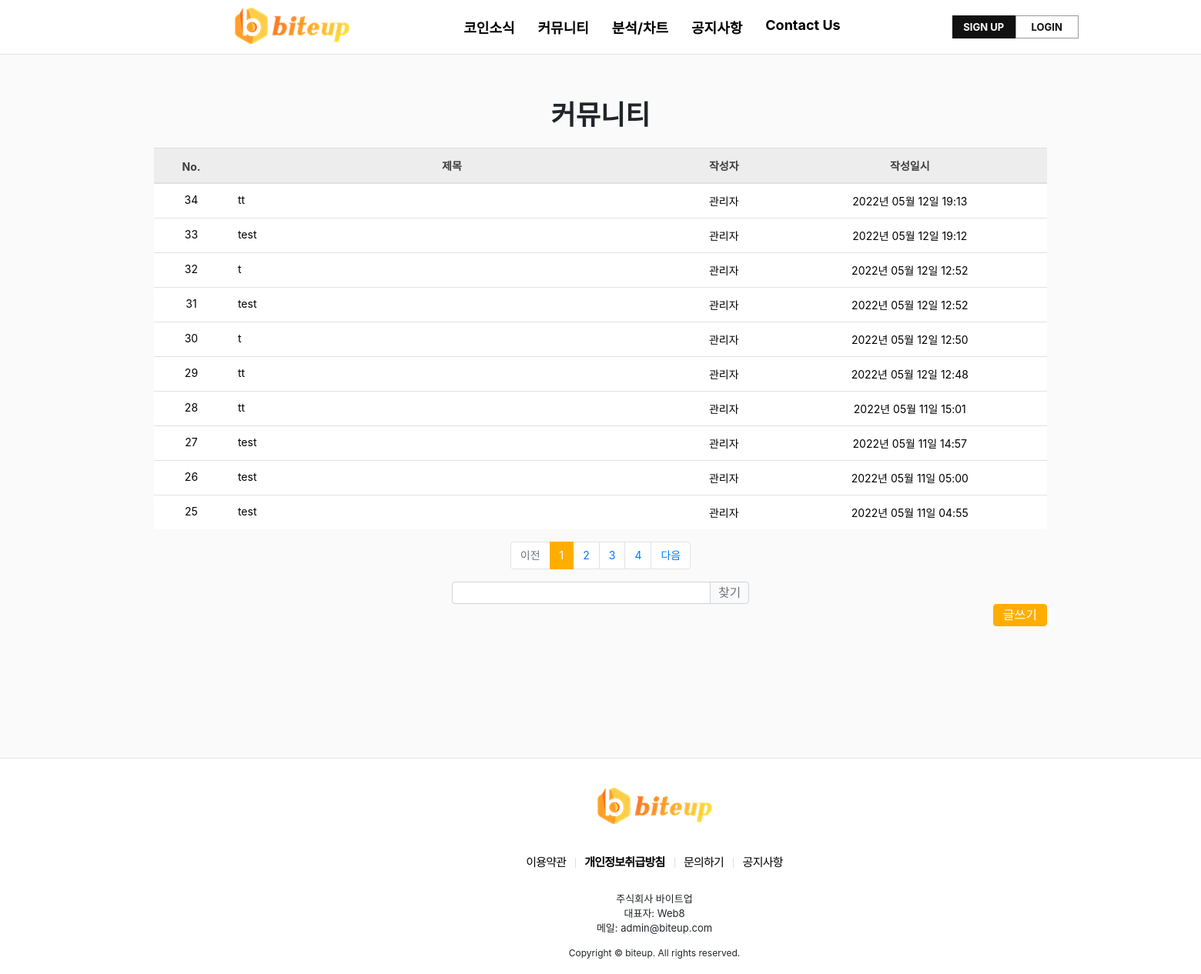
The app's page /community/list, older data.
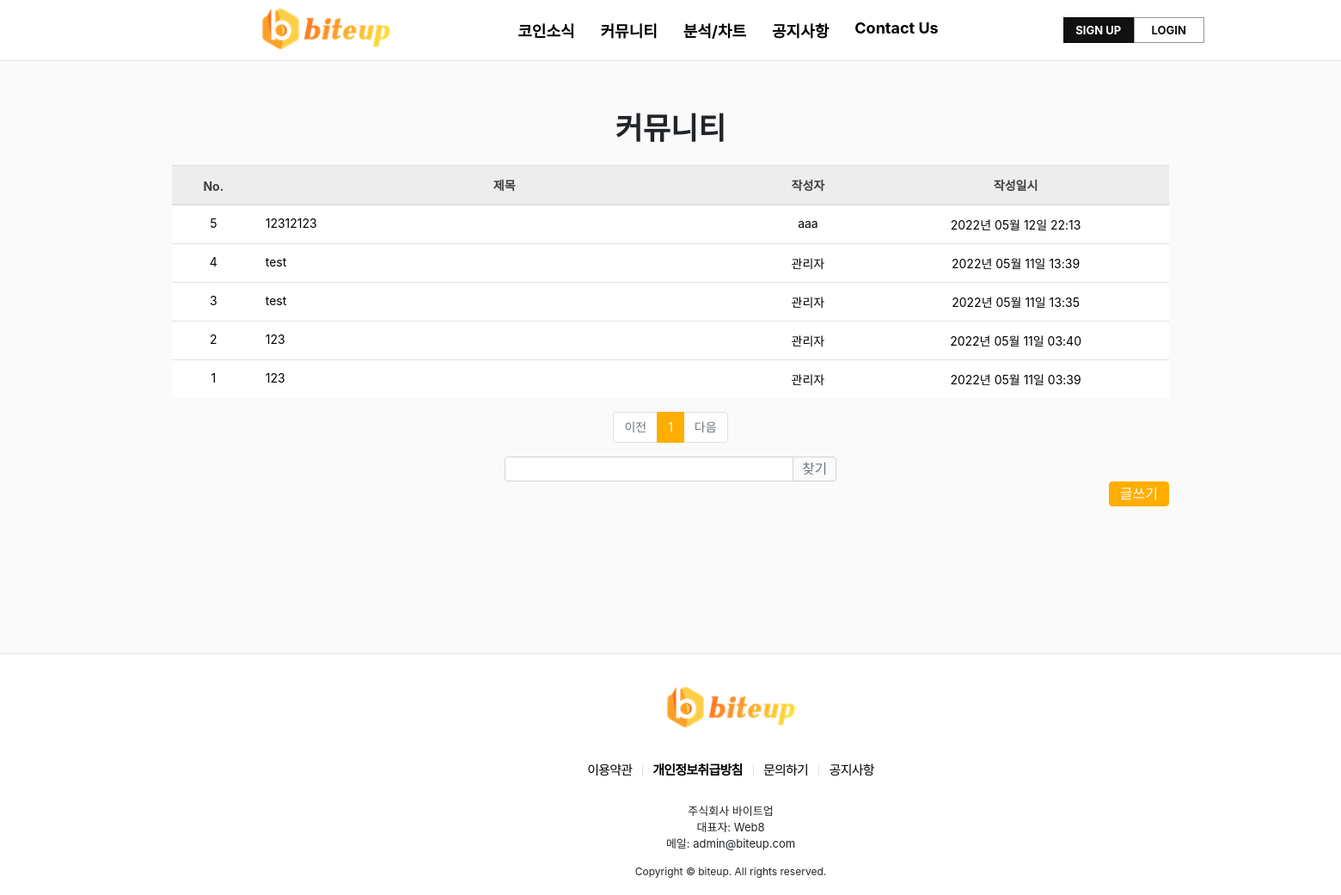
The same page, newer data.
### pybo/models.py (models this page shows)
class Community(db.Model):
    id = db.Column(db.Integer, primary_key=True)
    subject = db.Column(db.String(200), nullable=False)
    content = db.Column(db.Text(), nullable=False)
    create_date = db.Column(db.DateTime(), nullable=False)
    user_id = db.Column(db.Integer, db.ForeignKey('user.id', ondelete='CASCADE'), nullable=False)
    user = db.relationship('User', backref=db.backref('community_set'))
    modify_date = db.Column(db.DateTime(), nullable=True)
    voter = db.relationship('User', secondary=community_voter, backref=db.backref('community_voter_set'))
    file = db.Column(db.String(50))

class User(db.Model):
    id = db.Column(db.Integer, primary_key=True)
    username = db.Column(db.String(150), unique=True, nullable=False)
    password = db.Column(db.String(200), nullable=False)
    email = db.Column(db.String(120), unique=True, nullable=False)
    passwd_answer = db.Column(db.String(200), unique=True, nullable=False)
    location = db.Column(db.String(64), nullable=False)
    about_me = db.Column(db.Text(), nullable=False)

### pybo/views/community_views.py (the view, shortened to what this page needs)
@bp.route('/list')
def _list():
    page = request.args.get('page', type=int, default=1)
    kw = request.args.get('kw', type=str, default='')
    community_list = Community.query.order_by(Community.create_date.desc())
    community_list = community_list.paginate(page, per_page=10)
    return render_template('community/community_list.html', community_list=community_list, page=page, kw=kw)

### pybo/filter.py (called while the page is built)
def format_datetime(value, fmt='%Y년 %m월 %d일 %H:%M'):
    return value.strftime(fmt)

### pybo/views/auth_views.py (called while the page is built)
@bp.before_app_request
def load_logged_in_user():
    user_id = session.get('user_id')
    if user_id is None:
        g.user = None
    else:
        g.user = User.query.get(user_id)

### pybo/templates/community/community_list.html (shortened to what this page needs)
{% extends 'base.html' %}
{% block content %}
<div id="container my-3">
    <div id="contents" class="div-board">
        <div class="container-warp list">
            <div class="form_title">커뮤니티</div>
            <table class="table">
                <thead>
                <tr class="text-center thead-dark">
                    <th>No.</th>
                    <th style="width:50%">제목</th>
                    <th>작성자</th>
                    <th>작성일시</th>
                </tr>
                </thead>
                <tbody>
                {% if community_list %}
                {% for community in community_list.items %}
                <tr class="text-center">
                    <td>{{ community_list.total - ((community_list.page-1) * community_list.per_page) - loop.index0 }}</td>
                    <td class="text-left">
                        <a href="{{ url_for('community.detail', community_id=community.id) }}">{{ community.subject }}</a>
                    </td>
                    <td>{{ community.user.username }}</td>
                    <td>{{ community.create_date|datetime }}</td>
                </tr>
                {% endfor %}
                {% else %}
                <tr>
                    <td colspan="3">내용이 없습니다.</td>
                </tr>
                {% endif %}
                </tbody>
            </table>
            <ul class="pagination justify-content-center">
                {% if community_list.has_prev %}
                <li class="page-item">
                    <a class="page-link" data-page="{{ community_list.prev_num }}" href="#">이전</a>
                </li>
                {% else %}
                <li class="page-item disabled">
                    <a class="page-link" tabindex="-1" aria-disabled="true" href="#">이전</a>
                </li>
                {% endif %}
                {% for page_num in community_list.iter_pages() %}
                {% if page_num %}
                {% if page_num != community_list.page %}
                <li class="page-item">
                    <a class="page-link" data-page="{{ page_num }}" href="#">{{ page_num }}</a>
                </li>
                {% else %}
                <li class="page-item active" aria-current="page">
                    <a class="page-link" href="#">{{ page_num }}</a>
                </li>
                {% endif %}
                {% else %}
                <li class="disabled">
                    <a class="page-link" href="#">...</a>
                </li>
                {% endif %}
                {% endfor %}
                {% if community_list.has_next %}
                <li class="page-item">
                    <a class="page-link" data-page="{{ community_list.next_num }}" href="#">다음</a>
                </li>
                {% else %}
                <li class="page-item disabled">
                    <a class="page-link" tabindex="-1" aria-disabled="true" href="#">다음</a>
                </li>
                {% endif %}
            </ul>
            <div class="col-4 input-group">
                <input type="text" class="form-control kw" value="{{ kw or '' }}">
                <div class="input-group-append">
                    <button class="btn btn-outline-secondary" type="button" id="btn_search">찾기</button>
                </div>
            </div>
            <a href="{{ url_for('community.create') }}" class="btn btn-primary">글쓰기</a>
        </div>
    </div>
</div>
{% endblock %}

Row changes from the older to the newer data that the page shows:
removed Community: id "34", subject "tt", user.username "관리자", create_date "2022년 05월 12일 19:13"
removed Community: id "33", subject "test", user.username "관리자", create_date "2022년 05월 12일 19:12"
removed Community: id "32", subject "t", user.username "관리자", create_date "2022년 05월 12일 12:52"
removed Community: id "31", subject "test", user.username "관리자", create_date "2022년 05월 12일 12:52"
removed Community: id "30", subject "t", user.username "관리자", create_date "2022년 05월 12일 12:50"
removed Community: id "29", subject "tt", user.username "관리자", create_date "2022년 05월 12일 12:48"
removed Community: id "28", subject "tt", user.username "관리자", create_date "2022년 05월 11일 15:01"
removed Community: id "27", subject "test", user.username "관리자", create_date "2022년 05월 11일 14:57"
removed Community: id "26", subject "test", user.username "관리자", create_date "2022년 05월 11일 05:00"
removed Community: id "25", subject "test", user.username "관리자", create_date "2022년 05월 11일 04:55"
now on this page (row edited): Community: id "5", subject "12312123", user.username "aaa", create_date "2022년 05월 12일 22:13"
now on this page (row edited): Community: id "4", subject "test", user.username "관리자", create_date "2022년 05월 11일 13:39"
now on this page (row edited): Community: id "3", subject "test", user.username "관리자", create_date "2022년 05월 11일 13:35"
now on this page (row edited): Community: id "2", subject "123", user.username "관리자", create_date "2022년 05월 11일 03:40"
now on this page (row edited): Community: total "1", subject "123", user.username "관리자", create_date "2022년 05월 11일 03:39"
Text that changed along with them:
list line gone: "2"
list line gone: "3"
list line gone: "4"
